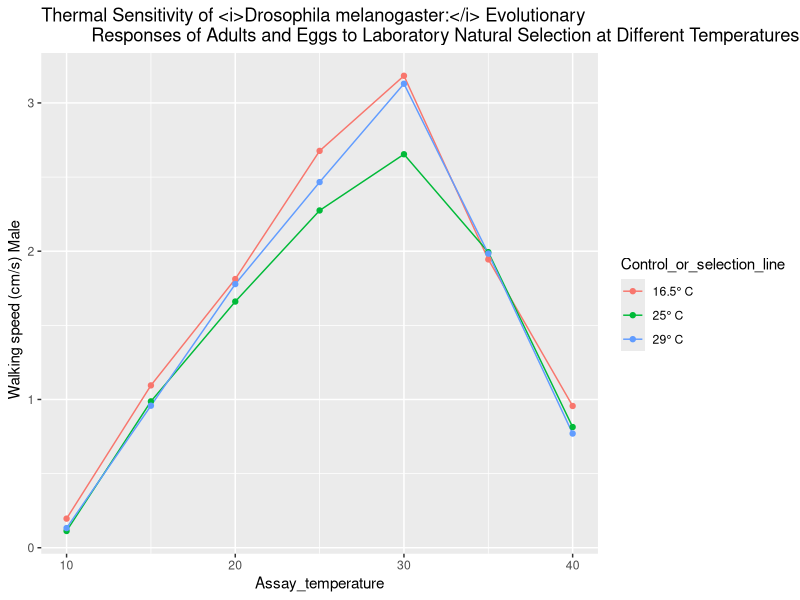
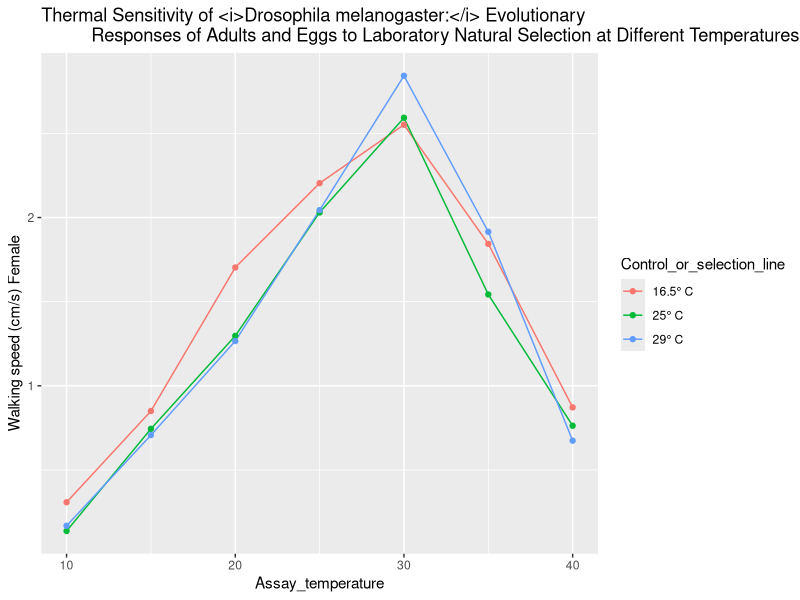

Recreate these plots in R, in order.
library(ggplot2)
library(reshape)
library(dplyr)
library(ggpubr)

df<-read.table(file="Gilchrist_et_al_1997.txt" ,header= TRUE,sep = " ")
m=1.96
Calc_CI<-function(x) m*x

df$Calc_CI<-(Calc_CI(df$standard_error))

	
df0 <- df%>% slice(2:22)


a<- ggplot(df0, aes(x=Assay_temperature, y=Mean_male ,fill= )) +
  geom_line(aes(group=Control_or_selection_line, color=Control_or_selection_line)) +geom_point(aes(color=Control_or_selection_line))+
  ggtitle("Thermal Sensitivity of <i>Drosophila melanogaster:</i> Evolutionary 
          Responses of Adults and Eggs to Laboratory Natural Selection at Different Temperatures		") +
  ylab("Walking speed (cm/s) Male	")

#geom_errorbar(aes(ymin=Mean_sex_not_considered-Calc_CI, ymax=Mean_sex_not_considered+Calc_CI), width=.2,
#              position=position_dodge(.9) +geom_point()

print(a)


df1 <- df%>% slice(25:45)


b<- ggplot(df1, aes(x=Assay_temperature, y=Mean_female,fill= )) +
  geom_line(aes(group=Control_or_selection_line, color=Control_or_selection_line)) +geom_point(aes(color=Control_or_selection_line))+
  ggtitle("Thermal Sensitivity of <i>Drosophila melanogaster:</i> Evolutionary 
          Responses of Adults and Eggs to Laboratory Natural Selection at Different Temperatures		") +
  ylab("Walking speed (cm/s) Female		")

#geom_errorbar(aes(ymin=Mean_sex_not_considered-Calc_CI, ymax=Mean_sex_not_considered+Calc_CI), width=.2,
#              position=position_dodge(.9) +geom_point()

print(b)
